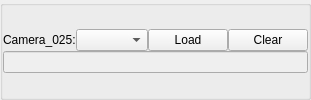
                          <widget class="QGroupBox" name="camera_index_groupBox_25">
                           <property name="title">
                            <string/>
                           </property>
                           <layout class="QGridLayout" name="gridLayout_28">
                            <property name="leftMargin">
                             <number>0</number>
                            </property>
                            <property name="topMargin">
                             <number>0</number>
                            </property>
                            <property name="rightMargin">
                             <number>0</number>
                            </property>
                            <property name="bottomMargin">
                             <number>0</number>
                            </property>
                            <property name="spacing">
                             <number>0</number>
                            </property>
                            <item row="0" column="0">
                             <layout class="QVBoxLayout" name="verticalLayout_30">
                              <item>
                               <layout class="QHBoxLayout" name="horizontalLayout_53" stretch="0,1,0,0">
                                <item>
                                 <widget class="QLabel" name="camera_index_label_25">
                                  <property name="text">
                                   <string>Camera_025:</string>
                                  </property>
                                 </widget>
                                </item>
                                <item>
                                 <widget class="QComboBox" name="camera_index_comboBox_25"/>
                                </item>
                                <item>
                                 <widget class="QPushButton" name="camera_index_pushButton_25">
                                  <property name="text">
                                   <string>Load</string>
                                  </property>
                                 </widget>
                                </item>
                                <item>
                                 <widget class="QPushButton" name="camera_index_clear_pushButton_25">
                                  <property name="text">
                                   <string>Clear</string>
                                  </property>
                                 </widget>
                                </item>
                               </layout>
                              </item>
                              <item>
                               <layout class="QHBoxLayout" name="horizontalLayout_54">
                                <item>
                                 <widget class="QLineEdit" name="camera_index_lineEdit_25">
                                  <property name="enabled">
                                   <bool>false</bool>
                                  </property>
                                 </widget>
                                </item>
                               </layout>
                              </item>
                             </layout>
                            </item>
                           </layout>
                          </widget>
